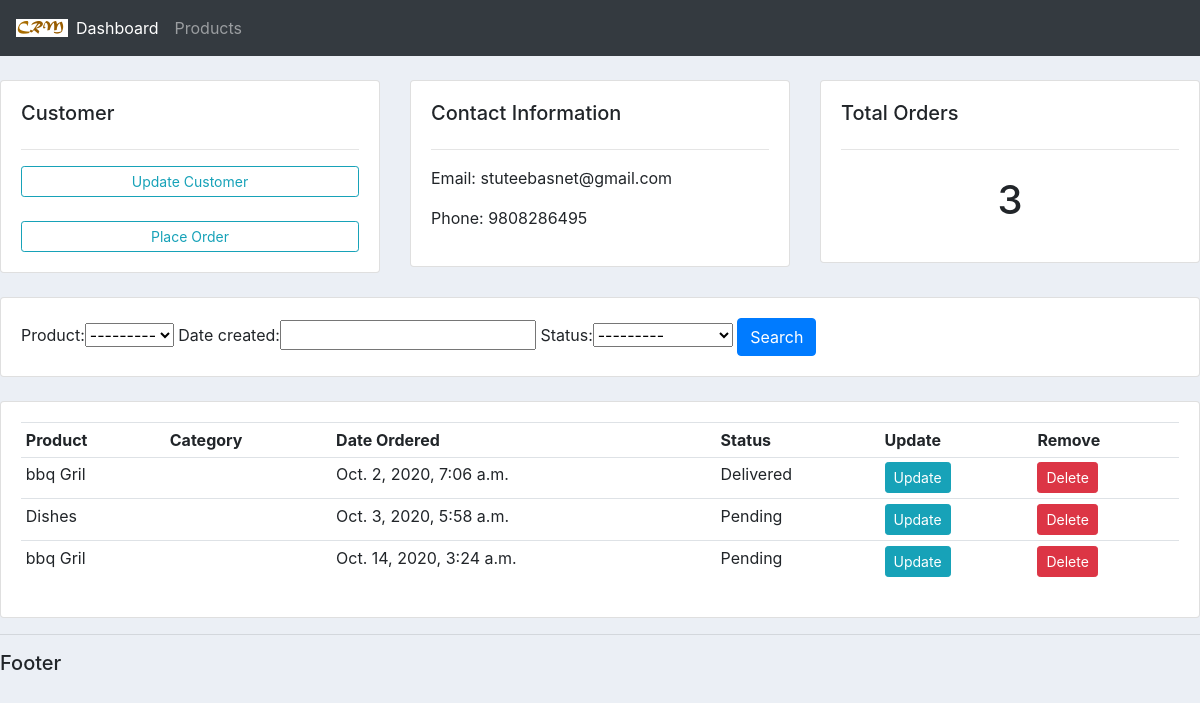
The app's page /customer/1/ with its own data.
### accounts/models.py (models this page shows, shortened)
class Customer(models.Model):
    name=models.CharField(max_length=200, null=True)
    phone=models.CharField(max_length=200, null=True)
    email = models.EmailField(max_length=200, null=True)
    date_created= models.DateTimeField(auto_now_add=True, null=True)

class Order(models.Model):
    STATUS=(
        ('Pending', 'Pending'),
        ('Out for delivery', 'Out for delivery'),
        ('Delivered', 'Delivered'),
    )
    customer=models.ForeignKey(Customer, null=True, on_delete=models.SET_NULL)
    product=models.ForeignKey(Products, null=True, on_delete=models.SET_NULL)
    date_created = models.DateTimeField(auto_now_add=True, null=True)
    status=models.CharField(max_length=200, null=True, choices=STATUS)

class Products(models.Model):
    CATEGORY=(
        ('Indoor', 'Indoor'),
        ('Out Door', 'Out Door'),
    )
    name=models.CharField(max_length=200, null=True)
    price=models.FloatField(null=True)
    category=models.CharField(max_length=200, null=True, choices=CATEGORY)
    description=models.CharField(max_length=200, null=True)
    date_created=models.DateTimeField(auto_now_add=True, null=True)
    tags=models.ManyToManyField(Tag)
    def __str__(self):
        return self.name

### accounts/views.py (the view)
# urls.py: path('customer/<str:pk_test>/', views.customer, name='customer'),
def customer(request, pk_test):
    customers=Customer.objects.get(id=pk_test)
    orders=customers.order_set.all()
    order_count=orders.count()
    myFilter = OrderFilter(request.GET, queryset=orders)
    orders=myFilter.qs
    return render(request, 'accounts/customer.html', {"customers":customers,"orders":orders, "order_count":order_count, "myFilter":myFilter})

### templates/accounts/customer.html
{% extends 'base.html' %}
{% block content %}
<br/>
<div class="row">
    <div class="col-md">
        <div class="card card-body">
           <h5>Customer</h5>
           <hr>
           <a class="btn btn-outline-info btn-sm" href="">Update Customer</a> <br>
           <a class="btn btn-outline-info btn-sm " href="{% url 'create_order' %}">Place Order</a>
        </div>
    </div>
    <div class="col-md">
        <div class="card card-body">
            <h5>Contact Information</h5>
            <hr>
            <p>Email: {{customers.email}} </p>
            <p>Phone: {{customers.phone}}</p>
        </div>
    </div>
    <div class="col-md">
        <div class="card card-body">
            <h5>Total Orders</h5>
            <hr>
            <h1 style="text-align: center; padding: 10px;">{{order_count}}</h1>
        </div>
    </div>
</div>
<br/>
<div class="row">
    <div class="col">
        <div class="card card-body">
            <form method="get">
                {{myFilter.form}}
                <button class="btn btn-primary" type="submit">Search</button>
            </form>
        </div>
    </div>
</div>
<br/>
<div class="row">
    <div class="col-md">
        <div class="card card-body">
            <table class="table table-sm">
                <tr>
                    <th>Product</th>
                    <th>Category</th>
                    <th>Date Ordered</th>
                    <th>Status</th>
                    <th>Update</th>
                    <th>Remove</th>
                </tr>
                {% for order in orders %}
                <tr>
                    <td>{{order.product}}</td>
                    <td>{{order.category}}</td>
                    <td>{{order.date_created}}</td>
                    <td>{{order.status}}</td>
                    <td><a class="btn btn-sm btn-info" href="{% url 'update_order' order.id %}">Update</a></td>
                    <td><a class="btn btn-sm btn-danger" href="{% url 'delete_order' order.id %}">Delete</a></td>
                </tr>
                {% endfor %}
            </table>
        </div>
    </div>
</div>
{% endblock content %}

### static/css/main.css (style rules this page uses)
body { background-color: #ebeff5; }

### records on screen
Customer: email "stuteebasnet@gmail.com", phone "9808286495"
Order: product "bbq Gril", date_created "Oct. 2, 2020, 7:06 a.m.", status "Delivered"
Order: product "Dishes", date_created "Oct. 3, 2020, 5:58 a.m.", status "Pending"
Order: product "bbq Gril", date_created "Oct. 14, 2020, 3:24 a.m.", status "Pending"

### other values on screen
{{ order_count }} "3"
